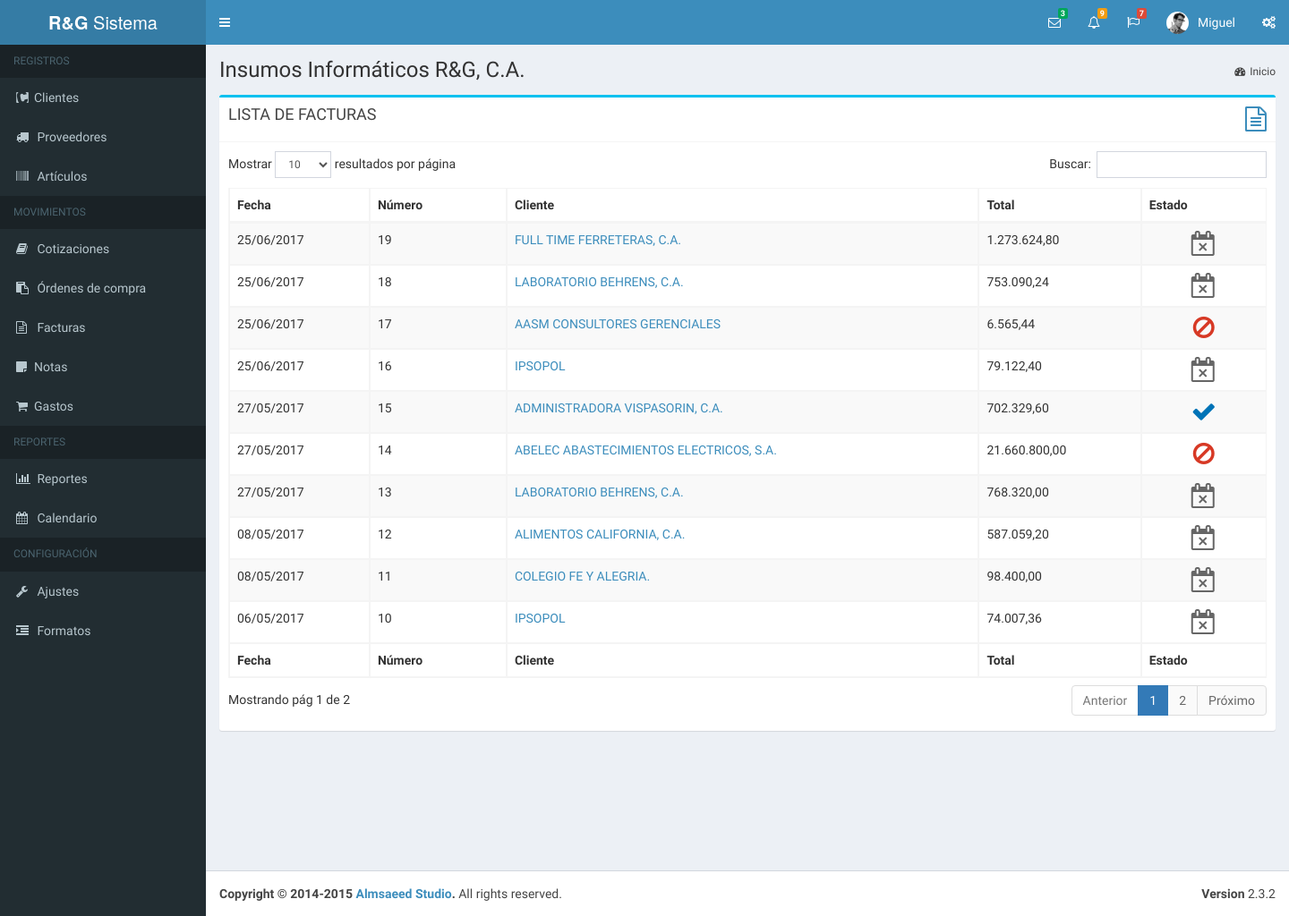
The page /facturas.php (signed in) on the database its author committed.
### tables this page shows
CREATE TABLE IF NOT EXISTS `usuario` (
  `idUsuario` int(11) NOT NULL AUTO_INCREMENT,
  `usuario` varchar(60) NOT NULL,
  `password` varchar(60) NOT NULL,
  `nombre` varchar(80) DEFAULT NULL,
  `empresa` varchar(40) DEFAULT NULL,
  `subtitulo` varchar(120) DEFAULT NULL,
  `rif` varchar(15) DEFAULT NULL,
  `telefonos` varchar(80) DEFAULT NULL,
  `email` varchar(80) DEFAULT NULL,
  `vendedor` varchar(25) DEFAULT NULL,
  `direccion1` varchar(160) DEFAULT NULL,
  `direccion2` varchar(160) DEFAULT NULL,
  `ultima_act_doc` datetime DEFAULT NULL,
  PRIMARY KEY (`idUsuario`)
);

CREATE TABLE IF NOT EXISTS `factura` (
  `idFactura` int(5) NOT NULL AUTO_INCREMENT,
  `numero` int(5) NOT NULL,
  `idCliente` int(7) DEFAULT NULL,
  `fecha_emision` datetime DEFAULT NULL,
  `fecha_registro` datetime DEFAULT NULL,
  `fecha_modificacion` datetime DEFAULT NULL,
  `fecha_vencimiento` datetime DEFAULT NULL,
  `fecha_venc_sist` datetime DEFAULT NULL,
  `fecha_pago` datetime DEFAULT NULL,
  `fecha_anulacion` datetime DEFAULT NULL,
  `idCotizacion` int(7) DEFAULT NULL,
  `orden_compra` varchar(15) DEFAULT NULL,
  `estado` varchar(20) DEFAULT NULL,
  `valor_condicion` int(11) DEFAULT NULL,
  `condicion` varchar(30) DEFAULT NULL,
  `idVendedor` int(1) DEFAULT NULL,
  `iva` decimal(10,2) DEFAULT NULL,
  `SubTotal` varchar(9) DEFAULT NULL,
  `TotalDescto` int(1) DEFAULT NULL,
  `TotalRecargo` int(1) DEFAULT NULL,
  `Total` varchar(10) DEFAULT NULL,
  `TipoDoc` varchar(1) DEFAULT NULL,
  `introduccion` varchar(200) DEFAULT NULL,
  `Observaciones` varchar(50) DEFAULT NULL,
  `Observaciones1` varchar(50) DEFAULT NULL,
  `Observaciones2` varchar(50) DEFAULT NULL,
  `Observaciones3` varchar(50) DEFAULT NULL,
  `idUsuario` int(11) DEFAULT NULL,
  PRIMARY KEY (`idFactura`),
  KEY `idUsuario` (`idUsuario`),
  KEY `IdCotizacion` (`idCotizacion`)
);

CREATE TABLE IF NOT EXISTS `cliente` (
  `idCliente` int(5) NOT NULL AUTO_INCREMENT,
  `nombre` varchar(51) NOT NULL,
  `rif` varchar(13) NOT NULL,
  `pcontacto` varchar(50) DEFAULT NULL,
  `nit` int(11) DEFAULT NULL,
  `direccion1` varchar(100) DEFAULT NULL,
  `direccion2` varchar(100) DEFAULT NULL,
  `ciudad` varchar(30) DEFAULT NULL,
  `telefono1` varchar(20) DEFAULT NULL,
  `telefono2` varchar(20) DEFAULT NULL,
  `excento` varchar(20) DEFAULT NULL,
  `pagweb` varchar(30) DEFAULT NULL,
  `email` varchar(30) DEFAULT NULL,
  PRIMARY KEY (`idCliente`)
);

### bd/data-usuario.php (called while the page is built, shortened)
<?php
	function obtenerUsuarioPorId( $idu, $dbh ){
		$sql = "select * from usuario where idUsuario = $idu";
		$data_user = mysql_fetch_array( mysql_query ( $sql, $dbh ) );
		return $data_user;
	}
?>

### bd/data-factura.php (called while the page is built, shortened)
<?php
	function obtenerListaFacturas( $dbh, $idu, $estado ){
		$xq = ""; $lista_f = array();
		$q = "Select F.IdFactura as id, F.numero as numero, F.estado as estado,
		C.idCliente as idc, C.Nombre as cliente, F.valor_condicion as vcondicion,
		date_format(F.fecha_emision,'%d/%m/%Y') as Fecha, F.total as Total
		From factura F, cliente C where F.IdCliente = C.idCliente and idUsuario = $idu $xq
		order by F.fecha_emision desc";
		$data = mysql_query( $q, $dbh );
		while( $f = mysql_fetch_array( $data ) ){
			$lista_f[] = $f;
		}
		return $lista_f;
	}

### fn/fn-documento.php (called while the page is built, shortened)
<?php
	function iconoEstado( $estado ){
		$icono = array(
			""	=> array("icono" => " fa-sticky-note", "color" => "verde"),
			"pendiente"	=> array("icono" => "fa-clock-o", "color" => "amarillo"),
			"aprobada"	=> array("icono" => "fa-thumbs-up", "color" => "verde"),
			"pagada"	=> array("icono" => "fa-check", "color" => "azul"),
			"vencida"	=> array("icono" => "fa-calendar-times-o", "color" => "gris"),
			"anulada" 	=> array("icono" => "fa-ban", "color" => "rojo")
		);
		return $icono[$estado];
	}
?>

### sub-scripts/tablas/tabla_facturas.php (the view, shortened to what this page needs)
<?php
	$facturas = obtenerListaFacturas( $dbh, $usuario["idUsuario"], "" );
?>
<table id="lfacturas" class="table table-bordered table-striped">
    <thead>
      <tr>
        <th>Fecha</th><th>Número</th><th>Cliente</th><th>Total</th><th>Estado</th>
      </tr>
    </thead>
    <tbody>
        <?php foreach( $facturas as $f ){ $ie = iconoEstado( $f["estado"] ); ?>
        <tr>
            <td> <?php echo $f["Fecha"];?> </td>
            <td> <?php echo $f["numero"];?> </td>
            <td> <a href="documento.php?tipo_documento=fac&id=<?php echo $f["id"]; ?>">
            <?php echo $f["cliente"]; ?></a> </td>
            <td> <?php echo number_format( $f["Total"], 2, ",", "." ); ?> </td>
            <td align="center">
              <i class="fa fa-2x <?php echo $ie["icono"]." ".$ie["color"]; ?>"></i>
            </td>
        </tr>
        <?php } ?>
    </tbody>
    <tfoot>
      <tr>
          <th>Fecha</th><th>Número</th><th>Cliente</th><th>Total</th><th>Estado</th>
      </tr>
    </tfoot>
</table>

### sub-scripts/nav/perfil.php (shortened to what this page needs)
<?php
  $usuario = obtenerUsuarioPorId( $_SESSION["user"]["idUsuario"], $dbh );
?>
<li class="dropdown user user-menu">
<a href="#" class="dropdown-toggle" data-toggle="dropdown">
  <img src="dist/img/user2-160x160.jpg" class="user-image" alt="User Image">
  <span class="hidden-xs"><?php echo $usuario["nombre"]; ?></span>
</a>
</li>

### sub-scripts/nav/contenido-cabecera.php
<section class="content-header">
  <h1>
    <?php echo $usuario["empresa"]; ?><small></small>
  </h1>
  <ol class="breadcrumb">
    <li><a href="main.php"><i class="fa fa-dashboard"></i>Inicio</a></li>
  </ol>
</section>

### css/style.css (style rules this page uses)
.rojo { color: #d73925; }
.azul { color: #0073b7; }
.gris { color: #666; }

### rows shown on the page
usuario: nombre "Miguel", empresa "Insumos Informáticos R&G, C.A."
factura: Fecha "25/06/2017", numero "19", idCliente.nombre "FULL TIME FERRETERAS, C.A.", Total "1.273.624,80"
factura: Fecha "25/06/2017", numero "18", idCliente.nombre "LABORATORIO BEHRENS, C.A.", Total "753.090,24"
factura: Fecha "25/06/2017", numero "17", idCliente.nombre "AASM CONSULTORES GERENCIALES", Total "6.565,44"
factura: Fecha "25/06/2017", numero "16", idCliente.nombre "IPSOPOL", Total "79.122,40"
factura: Fecha "27/05/2017", numero "15", idCliente.nombre "ADMINISTRADORA VISPASORIN, C.A.", Total "702.329,60"
factura: Fecha "27/05/2017", numero "14", idCliente.nombre "ABELEC ABASTECIMIENTOS ELECTRICOS, S.A.", Total "21.660.800,00"
factura: Fecha "27/05/2017", numero "13", idCliente.nombre "LABORATORIO BEHRENS, C.A.", Total "768.320,00"
factura: Fecha "08/05/2017", numero "12", idCliente.nombre "ALIMENTOS CALIFORNIA, C.A.", Total "587.059,20"
factura: Fecha "08/05/2017", numero "11", idCliente.nombre "COLEGIO FE Y ALEGRIA.", Total "98.400,00"
factura: Fecha "06/05/2017", numero "10", idCliente.nombre "IPSOPOL", Total "74.007,36"
